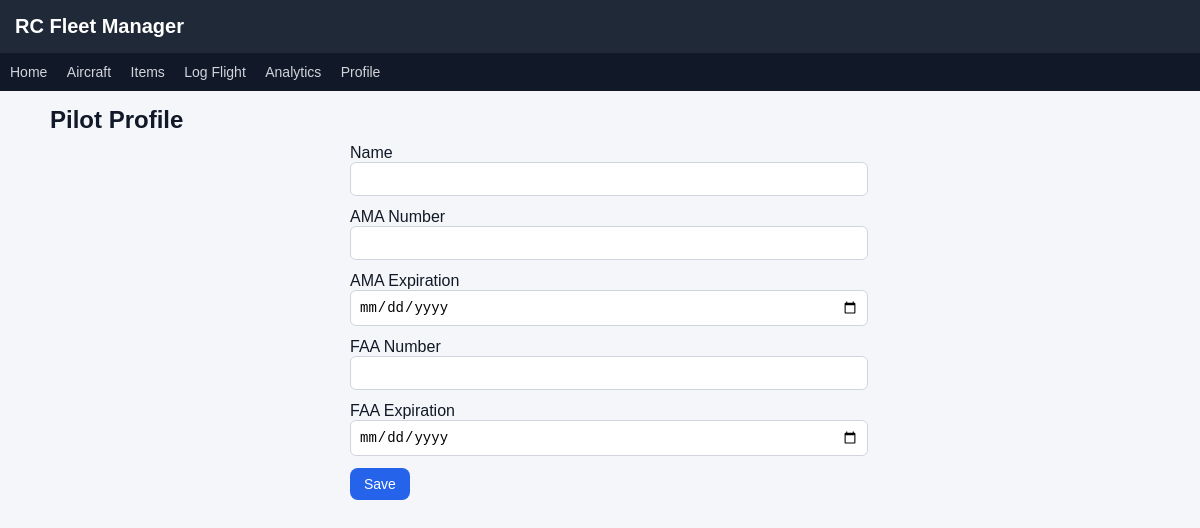
Before: /profile with the older database file.
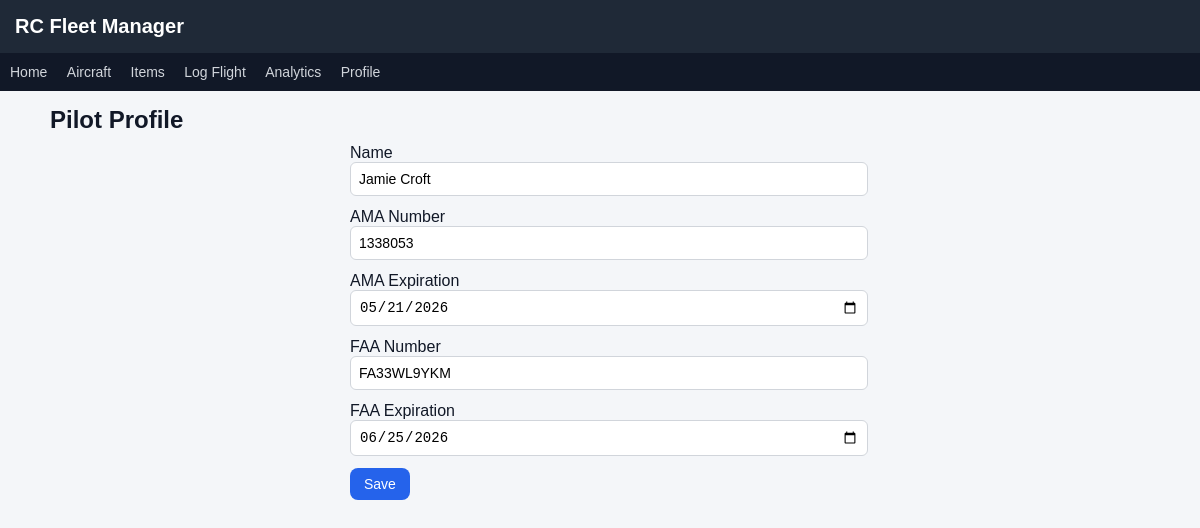
After: the same page with the newer database file.
### tables this page shows
CREATE TABLE pilot_profile (
        id INTEGER PRIMARY KEY,
        name TEXT,
        ama_number TEXT,
        ama_expiration TEXT,
        faa_number TEXT,
        faa_expiration TEXT
    );

### app.py (the view, shortened to what this page needs)
@app.route("/profile", methods=["GET", "POST"])
def profile():
    db = get_db()
    pilot = db.execute("SELECT * FROM pilot_profile LIMIT 1").fetchone()
    return render_template("profile.html", pilot=pilot)

### database.py (called while the page is built)
def get_db():
    conn = sqlite3.connect(DB_NAME)
    conn.row_factory = sqlite3.Row
    return conn

### templates/profile.html
{% extends "base.html" %}
{% block content %}
<h2>Pilot Profile</h2>
<div class="form-container">
<form method="POST">
<label>Name</label>
<input type="text" name="name" value="{{ pilot.name or '' }}">
<label>AMA Number</label>
<input type="text" name="ama_number" value="{{ pilot.ama_number or '' }}">
<label>AMA Expiration</label>
<input type="date" name="ama_expiration" value="{{ pilot.ama_expiration or '' }}">
<label>FAA Number</label>
<input type="text" name="faa_number" value="{{ pilot.faa_number or '' }}">
<label>FAA Expiration</label>
<input type="date" name="faa_expiration" value="{{ pilot.faa_expiration or '' }}">
<button class="btn" type="submit">Save</button>
</form>
</div>
{% endblock %}

Changed rows visible on the page:
added pilot_profile: name "Jamie Croft", ama_number "1338053", ama_expiration "05/21/2026", faa_number "FA33WL9YKM", faa_expiration "06/25/2026"
